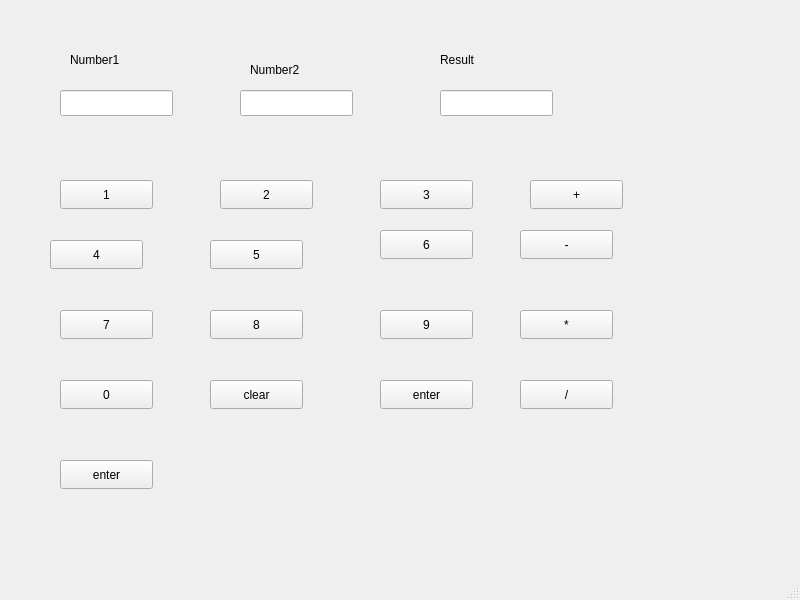
<?xml version="1.0" encoding="UTF-8"?>
<ui version="4.0">
 <class>MainWindow</class>
 <widget class="QMainWindow" name="MainWindow">
  <property name="geometry">
   <rect>
    <x>0</x>
    <y>0</y>
    <width>800</width>
    <height>600</height>
   </rect>
  </property>
  <property name="windowTitle">
   <string>MainWindow</string>
  </property>
  <widget class="QWidget" name="centralwidget">
   <widget class="QLineEdit" name="num1">
    <property name="geometry">
     <rect>
      <x>60</x>
      <y>90</y>
      <width>113</width>
      <height>26</height>
     </rect>
    </property>
   </widget>
   <widget class="QLineEdit" name="num2">
    <property name="geometry">
     <rect>
      <x>240</x>
      <y>90</y>
      <width>113</width>
      <height>26</height>
     </rect>
    </property>
   </widget>
   <widget class="QLineEdit" name="result">
    <property name="geometry">
     <rect>
      <x>440</x>
      <y>90</y>
      <width>113</width>
      <height>26</height>
     </rect>
    </property>
   </widget>
   <widget class="QLabel" name="TextLabel">
    <property name="geometry">
     <rect>
      <x>70</x>
      <y>50</y>
      <width>63</width>
      <height>20</height>
     </rect>
    </property>
    <property name="text">
     <string>Number1</string>
    </property>
   </widget>
   <widget class="QLabel" name="label_2">
    <property name="geometry">
     <rect>
      <x>250</x>
      <y>60</y>
      <width>63</width>
      <height>20</height>
     </rect>
    </property>
    <property name="text">
     <string>Number2</string>
    </property>
   </widget>
   <widget class="QLabel" name="label_3">
    <property name="geometry">
     <rect>
      <x>440</x>
      <y>50</y>
      <width>63</width>
      <height>20</height>
     </rect>
    </property>
    <property name="text">
     <string>Result</string>
    </property>
   </widget>
   <widget class="QPushButton" name="N1">
    <property name="geometry">
     <rect>
      <x>60</x>
      <y>180</y>
      <width>93</width>
      <height>29</height>
     </rect>
    </property>
    <property name="text">
     <string>1</string>
    </property>
   </widget>
   <widget class="QPushButton" name="N2">
    <property name="geometry">
     <rect>
      <x>220</x>
      <y>180</y>
      <width>93</width>
      <height>29</height>
     </rect>
    </property>
    <property name="text">
     <string>2</string>
    </property>
   </widget>
   <widget class="QPushButton" name="N3">
    <property name="geometry">
     <rect>
      <x>380</x>
      <y>180</y>
      <width>93</width>
      <height>29</height>
     </rect>
    </property>
    <property name="text">
     <string>3</string>
    </property>
   </widget>
   <widget class="QPushButton" name="add">
    <property name="geometry">
     <rect>
      <x>530</x>
      <y>180</y>
      <width>93</width>
      <height>29</height>
     </rect>
    </property>
    <property name="text">
     <string>+</string>
    </property>
   </widget>
   <widget class="QPushButton" name="N4">
    <property name="geometry">
     <rect>
      <x>50</x>
      <y>240</y>
      <width>93</width>
      <height>29</height>
     </rect>
    </property>
    <property name="text">
     <string>4</string>
    </property>
   </widget>
   <widget class="QPushButton" name="N7">
    <property name="geometry">
     <rect>
      <x>60</x>
      <y>310</y>
      <width>93</width>
      <height>29</height>
     </rect>
    </property>
    <property name="text">
     <string>7</string>
    </property>
   </widget>
   <widget class="QPushButton" name="N0">
    <property name="geometry">
     <rect>
      <x>60</x>
      <y>380</y>
      <width>93</width>
      <height>29</height>
     </rect>
    </property>
    <property name="text">
     <string>0</string>
    </property>
   </widget>
   <widget class="QPushButton" name="N5">
    <property name="geometry">
     <rect>
      <x>210</x>
      <y>240</y>
      <width>93</width>
      <height>29</height>
     </rect>
    </property>
    <property name="text">
     <string>5</string>
    </property>
   </widget>
   <widget class="QPushButton" name="N8">
    <property name="geometry">
     <rect>
      <x>210</x>
      <y>310</y>
      <width>93</width>
      <height>29</height>
     </rect>
    </property>
    <property name="text">
     <string>8</string>
    </property>
   </widget>
   <widget class="QPushButton" name="clear">
    <property name="geometry">
     <rect>
      <x>210</x>
      <y>380</y>
      <width>93</width>
      <height>29</height>
     </rect>
    </property>
    <property name="text">
     <string>clear</string>
    </property>
   </widget>
   <widget class="QPushButton" name="N6">
    <property name="geometry">
     <rect>
      <x>380</x>
      <y>230</y>
      <width>93</width>
      <height>29</height>
     </rect>
    </property>
    <property name="text">
     <string>6</string>
    </property>
   </widget>
   <widget class="QPushButton" name="N9">
    <property name="geometry">
     <rect>
      <x>380</x>
      <y>310</y>
      <width>93</width>
      <height>29</height>
     </rect>
    </property>
    <property name="text">
     <string>9</string>
    </property>
   </widget>
   <widget class="QPushButton" name="enter">
    <property name="geometry">
     <rect>
      <x>380</x>
      <y>380</y>
      <width>93</width>
      <height>29</height>
     </rect>
    </property>
    <property name="text">
     <string>enter</string>
    </property>
   </widget>
   <widget class="QPushButton" name="sub">
    <property name="geometry">
     <rect>
      <x>520</x>
      <y>230</y>
      <width>93</width>
      <height>29</height>
     </rect>
    </property>
    <property name="text">
     <string>-</string>
    </property>
   </widget>
   <widget class="QPushButton" name="mul">
    <property name="geometry">
     <rect>
      <x>520</x>
      <y>310</y>
      <width>93</width>
      <height>29</height>
     </rect>
    </property>
    <property name="text">
     <string>*</string>
    </property>
   </widget>
   <widget class="QPushButton" name="div">
    <property name="geometry">
     <rect>
      <x>520</x>
      <y>380</y>
      <width>93</width>
      <height>29</height>
     </rect>
    </property>
    <property name="text">
     <string>/</string>
    </property>
   </widget>
   <widget class="QPushButton" name="enter_2">
    <property name="geometry">
     <rect>
      <x>60</x>
      <y>460</y>
      <width>93</width>
      <height>29</height>
     </rect>
    </property>
    <property name="text">
     <string>enter</string>
    </property>
   </widget>
  </widget>
  <widget class="QMenuBar" name="menubar">
   <property name="geometry">
    <rect>
     <x>0</x>
     <y>0</y>
     <width>800</width>
     <height>26</height>
    </rect>
   </property>
  </widget>
  <widget class="QStatusBar" name="statusbar"/>
 </widget>
 <resources/>
 <connections/>
</ui>
